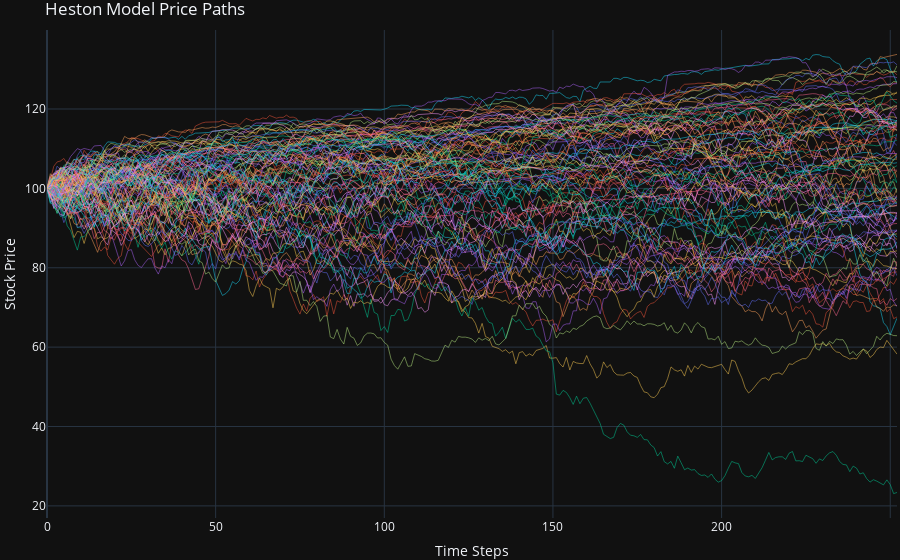

Notebook code cell kept with this figure:
### Code cell
import plotly.graph_objects as go

# Create a figure
fig = go.Figure()

num_paths = 100
# Add traces for each simulation path
for i in range(num_paths):
    fig.add_trace(go.Scatter(
        x=list(range(prices.shape[1])),
        y=prices[i],
        mode='lines',
        line=dict(width=1),
        opacity=0.5
    ))

# Update layout for a clean and visually stunning look
fig.update_layout(
    title='Heston Model Price Paths',
    xaxis_title='Time Steps',
    yaxis_title='Stock Price',
    template='plotly_dark',
    showlegend=False,
    margin=dict(l=0, r=0, t=30, b=0)
)

# Show the plot
fig.show()

### Figure 1 — Plotly figure (JSON) as saved in the notebook; plotly's stock layout.template omitted (floating-point values rounded to 4 significant figures; data arrays with more than 128 entries replaced by an {"elided": "..."} marker saying what was removed)
{"data": [{"line": {"width": 1}, "mode": "lines", "opacity": 0.5, "type": "scatter", "x": {"elided": "253 int values"}, "y": {"elided": "253 float values"}}, {"line": {"width": 1}, "mode": "lines", "opacity": 0.5, "type": "scatter", "x": {"elided": "253 int values"}, "y": {"elided": "253 float values"}}, {"line": {"width": 1}, "mode": "lines", "opacity": 0.5, "type": "scatter", "x": {"elided": "253 int values"}, "y": {"elided": "253 float values"}}, {"line": {"width": 1}, "mode": "lines", "opacity": 0.5, "type": "scatter", "x": {"elided": "253 int values"}, "y": {"elided": "253 float values"}}, {"line": {"width": 1}, "mode": "lines", "opacity": 0.5, "type": "scatter", "x": {"elided": "253 int values"}, "y": {"elided": "253 float values"}}, {"line": {"width": 1}, "mode": "lines", "opacity": 0.5, "type": "scatter", "x": {"elided": "253 int values"}, "y": {"elided": "253 float values"}}, {"line": {"width": 1}, "mode": "lines", "opacity": 0.5, "type": "scatter", "x": {"elided": "253 int values"}, "y": {"elided": "253 float values"}}, {"line": {"width": 1}, "mode": "lines", "opacity": 0.5, "type": "scatter", "x": {"elided": "253 int values"}, "y": {"elided": "253 float values"}}, {"line": {"width": 1}, "mode": "lines", "opacity": 0.5, "type": "scatter", "x": {"elided": "253 int values"}, "y": {"elided": "253 float values"}}, {"line": {"width": 1}, "mode": "lines", "opacity": 0.5, "type": "scatter", "x": {"elided": "253 int values"}, "y": {"elided": "253 float values"}}, {"line": {"width": 1}, "mode": "lines", "opacity": 0.5, "type": "scatter", "x": {"elided": "253 int values"}, "y": {"elided": "253 float values"}}, {"line": {"width": 1}, "mode": "lines", "opacity": 0.5, "type": "scatter", "x": {"elided": "253 int values"}, "y": {"elided": "253 float values"}}, {"line": {"width": 1}, "mode": "lines", "opacity": 0.5, "type": "scatter", "x": {"elided": "253 int values"}, "y": {"elided": "253 float values"}}, {"line": {"width": 1}, "mode": "lines", "opacity": 0.5, "type": "scatter", "x": {"elided": "253 int values"}, "y": {"elided": "253 float values"}}, {"line": {"width": 1}, "mode": "lines", "opacity": 0.5, "type": "scatter", "x": {"elided": "253 int values"}, "y": {"elided": "253 float values"}}, {"line": {"width": 1}, "mode": "lines", "opacity": 0.5, "type": "scatter", "x": {"elided": "253 int values"}, "y": {"elided": "253 float values"}}, {"line": {"width": 1}, "mode": "lines", "opacity": 0.5, "type": "scatter", "x": {"elided": "253 int values"}, "y": {"elided": "253 float values"}}, {"line": {"width": 1}, "mode": "lines", "opacity": 0.5, "type": "scatter", "x": {"elided": "253 int values"}, "y": {"elided": "253 float values"}}, {"line": {"width": 1}, "mode": "lines", "opacity": 0.5, "type": "scatter", "x": {"elided": "253 int values"}, "y": {"elided": "253 float values"}}, {"line": {"width": 1}, "mode": "lines", "opacity": 0.5, "type": "scatter", "x": {"elided": "253 int values"}, "y": {"elided": "253 float values"}}, {"line": {"width": 1}, "mode": "lines", "opacity": 0.5, "type": "scatter", "x": {"elided": "253 int values"}, "y": {"elided": "253 float values"}}, {"line": {"width": 1}, "mode": "lines", "opacity": 0.5, "type": "scatter", "x": {"elided": "253 int values"}, "y": {"elided": "253 float values"}}, {"line": {"width": 1}, "mode": "lines", "opacity": 0.5, "type": "scatter", "x": {"elided": "253 int values"}, "y": {"elided": "253 float values"}}, {"line": {"width": 1}, "mode": "lines", "opacity": 0.5, "type": "scatter", "x": {"elided": "253 int values"}, "y": {"elided": "253 float values"}}, {"line": {"width": 1}, "mode": "lines", "opacity": 0.5, "type": "scatter", "x": {"elided": "253 int values"}, "y": {"elided": "253 float values"}}, {"line": {"width": 1}, "mode": "lines", "opacity": 0.5, "type": "scatter", "x": {"elided": "253 int values"}, "y": {"elided": "253 float values"}}, {"line": {"width": 1}, "mode": "lines", "opacity": 0.5, "type": "scatter", "x": {"elided": "253 int values"}, "y": {"elided": "253 float values"}}, {"line": {"width": 1}, "mode": "lines", "opacity": 0.5, "type": "scatter", "x": {"elided": "253 int values"}, "y": {"elided": "253 float values"}}, {"line": {"width": 1}, "mode": "lines", "opacity": 0.5, "type": "scatter", "x": {"elided": "253 int values"}, "y": {"elided": "253 float values"}}, {"line": {"width": 1}, "mode": "lines", "opacity": 0.5, "type": "scatter", "x": {"elided": "253 int values"}, "y": {"elided": "253 float values"}}, {"line": {"width": 1}, "mode": "lines", "opacity": 0.5, "type": "scatter", "x": {"elided": "253 int values"}, "y": {"elided": "253 float values"}}, {"line": {"width": 1}, "mode": "lines", "opacity": 0.5, "type": "scatter", "x": {"elided": "253 int values"}, "y": {"elided": "253 float values"}}, {"line": {"width": 1}, "mode": "lines", "opacity": 0.5, "type": "scatter", "x": {"elided": "253 int values"}, "y": {"elided": "253 float values"}}, {"line": {"width": 1}, "mode": "lines", "opacity": 0.5, "type": "scatter", "x": {"elided": "253 int values"}, "y": {"elided": "253 float values"}}, {"line": {"width": 1}, "mode": "lines", "opacity": 0.5, "type": "scatter", "x": {"elided": "253 int values"}, "y": {"elided": "253 float values"}}, {"line": {"width": 1}, "mode": "lines", "opacity": 0.5, "type": "scatter", "x": {"elided": "253 int values"}, "y": {"elided": "253 float values"}}, {"line": {"width": 1}, "mode": "lines", "opacity": 0.5, "type": "scatter", "x": {"elided": "253 int values"}, "y": {"elided": "253 float values"}}, {"line": {"width": 1}, "mode": "lines", "opacity": 0.5, "type": "scatter", "x": {"elided": "253 int values"}, "y": {"elided": "253 float values"}}, {"line": {"width": 1}, "mode": "lines", "opacity": 0.5, "type": "scatter", "x": {"elided": "253 int values"}, "y": {"elided": "253 float values"}}, {"line": {"width": 1}, "mode": "lines", "opacity": 0.5, "type": "scatter", "x": {"elided": "253 int values"}, "y": {"elided": "253 float values"}}, {"line": {"width": 1}, "mode": "lines", "opacity": 0.5, "type": "scatter", "x": {"elided": "253 int values"}, "y": {"elided": "253 float values"}}, {"line": {"width": 1}, "mode": "lines", "opacity": 0.5, "type": "scatter", "x": {"elided": "253 int values"}, "y": {"elided": "253 float values"}}, {"line": {"width": 1}, "mode": "lines", "opacity": 0.5, "type": "scatter", "x": {"elided": "253 int values"}, "y": {"elided": "253 float values"}}, {"line": {"width": 1}, "mode": "lines", "opacity": 0.5, "type": "scatter", "x": {"elided": "253 int values"}, "y": {"elided": "253 float values"}}, {"line": {"width": 1}, "mode": "lines", "opacity": 0.5, "type": "scatter", "x": {"elided": "253 int values"}, "y": {"elided": "253 float values"}}, {"line": {"width": 1}, "mode": "lines", "opacity": 0.5, "type": "scatter", "x": {"elided": "253 int values"}, "y": {"elided": "253 float values"}}, {"line": {"width": 1}, "mode": "lines", "opacity": 0.5, "type": "scatter", "x": {"elided": "253 int values"}, "y": {"elided": "253 float values"}}, {"line": {"width": 1}, "mode": "lines", "opacity": 0.5, "type": "scatter", "x": {"elided": "253 int values"}, "y": {"elided": "253 float values"}}, {"line": {"width": 1}, "mode": "lines", "opacity": 0.5, "type": "scatter", "x": {"elided": "253 int values"}, "y": {"elided": "253 float values"}}, {"line": {"width": 1}, "mode": "lines", "opacity": 0.5, "type": "scatter", "x": {"elided": "253 int values"}, "y": {"elided": "253 float values"}}, {"line": {"width": 1}, "mode": "lines", "opacity": 0.5, "type": "scatter", "x": {"elided": "253 int values"}, "y": {"elided": "253 float values"}}, {"line": {"width": 1}, "mode": "lines", "opacity": 0.5, "type": "scatter", "x": {"elided": "253 int values"}, "y": {"elided": "253 float values"}}, {"line": {"width": 1}, "mode": "lines", "opacity": 0.5, "type": "scatter", "x": {"elided": "253 int values"}, "y": {"elided": "253 float values"}}, {"line": {"width": 1}, "mode": "lines", "opacity": 0.5, "type": "scatter", "x": {"elided": "253 int values"}, "y": {"elided": "253 float values"}}, {"line": {"width": 1}, "mode": "lines", "opacity": 0.5, "type": "scatter", "x": {"elided": "253 int values"}, "y": {"elided": "253 float values"}}, {"line": {"width": 1}, "mode": "lines", "opacity": 0.5, "type": "scatter", "x": {"elided": "253 int values"}, "y": {"elided": "253 float values"}}, {"line": {"width": 1}, "mode": "lines", "opacity": 0.5, "type": "scatter", "x": {"elided": "253 int values"}, "y": {"elided": "253 float values"}}, {"line": {"width": 1}, "mode": "lines", "opacity": 0.5, "type": "scatter", "x": {"elided": "253 int values"}, "y": {"elided": "253 float values"}}, {"line": {"width": 1}, "mode": "lines", "opacity": 0.5, "type": "scatter", "x": {"elided": "253 int values"}, "y": {"elided": "253 float values"}}, {"line": {"width": 1}, "mode": "lines", "opacity": 0.5, "type": "scatter", "x": {"elided": "253 int values"}, "y": {"elided": "253 float values"}}, {"line": {"width": 1}, "mode": "lines", "opacity": 0.5, "type": "scatter", "x": {"elided": "253 int values"}, "y": {"elided": "253 float values"}}, {"line": {"width": 1}, "mode": "lines", "opacity": 0.5, "type": "scatter", "x": {"elided": "253 int values"}, "y": {"elided": "253 float values"}}, {"line": {"width": 1}, "mode": "lines", "opacity": 0.5, "type": "scatter", "x": {"elided": "253 int values"}, "y": {"elided": "253 float values"}}, {"line": {"width": 1}, "mode": "lines", "opacity": 0.5, "type": "scatter", "x": {"elided": "253 int values"}, "y": {"elided": "253 float values"}}, {"line": {"width": 1}, "mode": "lines", "opacity": 0.5, "type": "scatter", "x": {"elided": "253 int values"}, "y": {"elided": "253 float values"}}, {"line": {"width": 1}, "mode": "lines", "opacity": 0.5, "type": "scatter", "x": {"elided": "253 int values"}, "y": {"elided": "253 float values"}}, {"line": {"width": 1}, "mode": "lines", "opacity": 0.5, "type": "scatter", "x": {"elided": "253 int values"}, "y": {"elided": "253 float values"}}, {"line": {"width": 1}, "mode": "lines", "opacity": 0.5, "type": "scatter", "x": {"elided": "253 int values"}, "y": {"elided": "253 float values"}}, {"line": {"width": 1}, "mode": "lines", "opacity": 0.5, "type": "scatter", "x": {"elided": "253 int values"}, "y": {"elided": "253 float values"}}, {"line": {"width": 1}, "mode": "lines", "opacity": 0.5, "type": "scatter", "x": {"elided": "253 int values"}, "y": {"elided": "253 float values"}}, {"line": {"width": 1}, "mode": "lines", "opacity": 0.5, "type": "scatter", "x": {"elided": "253 int values"}, "y": {"elided": "253 float values"}}, {"line": {"width": 1}, "mode": "lines", "opacity": 0.5, "type": "scatter", "x": {"elided": "253 int values"}, "y": {"elided": "253 float values"}}, {"line": {"width": 1}, "mode": "lines", "opacity": 0.5, "type": "scatter", "x": {"elided": "253 int values"}, "y": {"elided": "253 float values"}}, {"line": {"width": 1}, "mode": "lines", "opacity": 0.5, "type": "scatter", "x": {"elided": "253 int values"}, "y": {"elided": "253 float values"}}, {"line": {"width": 1}, "mode": "lines", "opacity": 0.5, "type": "scatter", "x": {"elided": "253 int values"}, "y": {"elided": "253 float values"}}, {"line": {"width": 1}, "mode": "lines", "opacity": 0.5, "type": "scatter", "x": {"elided": "253 int values"}, "y": {"elided": "253 float values"}}, {"line": {"width": 1}, "mode": "lines", "opacity": 0.5, "type": "scatter", "x": {"elided": "253 int values"}, "y": {"elided": "253 float values"}}, {"line": {"width": 1}, "mode": "lines", "opacity": 0.5, "type": "scatter", "x": {"elided": "253 int values"}, "y": {"elided": "253 float values"}}, {"line": {"width": 1}, "mode": "lines", "opacity": 0.5, "type": "scatter", "x": {"elided": "253 int values"}, "y": {"elided": "253 float values"}}, {"line": {"width": 1}, "mode": "lines", "opacity": 0.5, "type": "scatter", "x": {"elided": "253 int values"}, "y": {"elided": "253 float values"}}, {"line": {"width": 1}, "mode": "lines", "opacity": 0.5, "type": "scatter", "x": {"elided": "253 int values"}, "y": {"elided": "253 float values"}}, {"line": {"width": 1}, "mode": "lines", "opacity": 0.5, "type": "scatter", "x": {"elided": "253 int values"}, "y": {"elided": "253 float values"}}, {"line": {"width": 1}, "mode": "lines", "opacity": 0.5, "type": "scatter", "x": {"elided": "253 int values"}, "y": {"elided": "253 float values"}}, {"line": {"width": 1}, "mode": "lines", "opacity": 0.5, "type": "scatter", "x": {"elided": "253 int values"}, "y": {"elided": "253 float values"}}, {"line": {"width": 1}, "mode": "lines", "opacity": 0.5, "type": "scatter", "x": {"elided": "253 int values"}, "y": {"elided": "253 float values"}}, {"line": {"width": 1}, "mode": "lines", "opacity": 0.5, "type": "scatter", "x": {"elided": "253 int values"}, "y": {"elided": "253 float values"}}, {"line": {"width": 1}, "mode": "lines", "opacity": 0.5, "type": "scatter", "x": {"elided": "253 int values"}, "y": {"elided": "253 float values"}}, {"line": {"width": 1}, "mode": "lines", "opacity": 0.5, "type": "scatter", "x": {"elided": "253 int values"}, "y": {"elided": "253 float values"}}, {"line": {"width": 1}, "mode": "lines", "opacity": 0.5, "type": "scatter", "x": {"elided": "253 int values"}, "y": {"elided": "253 float values"}}, {"line": {"width": 1}, "mode": "lines", "opacity": 0.5, "type": "scatter", "x": {"elided": "253 int values"}, "y": {"elided": "253 float values"}}, {"line": {"width": 1}, "mode": "lines", "opacity": 0.5, "type": "scatter", "x": {"elided": "253 int values"}, "y": {"elided": "253 float values"}}, {"line": {"width": 1}, "mode": "lines", "opacity": 0.5, "type": "scatter", "x": {"elided": "253 int values"}, "y": {"elided": "253 float values"}}, {"line": {"width": 1}, "mode": "lines", "opacity": 0.5, "type": "scatter", "x": {"elided": "253 int values"}, "y": {"elided": "253 float values"}}, {"line": {"width": 1}, "mode": "lines", "opacity": 0.5, "type": "scatter", "x": {"elided": "253 int values"}, "y": {"elided": "253 float values"}}, {"line": {"width": 1}, "mode": "lines", "opacity": 0.5, "type": "scatter", "x": {"elided": "253 int values"}, "y": {"elided": "253 float values"}}, {"line": {"width": 1}, "mode": "lines", "opacity": 0.5, "type": "scatter", "x": {"elided": "253 int values"}, "y": {"elided": "253 float values"}}, {"line": {"width": 1}, "mode": "lines", "opacity": 0.5, "type": "scatter", "x": {"elided": "253 int values"}, "y": {"elided": "253 float values"}}, {"line": {"width": 1}, "mode": "lines", "opacity": 0.5, "type": "scatter", "x": {"elided": "253 int values"}, "y": {"elided": "253 float values"}}, {"line": {"width": 1}, "mode": "lines", "opacity": 0.5, "type": "scatter", "x": {"elided": "253 int values"}, "y": {"elided": "253 float values"}}, {"line": {"width": 1}, "mode": "lines", "opacity": 0.5, "type": "scatter", "x": {"elided": "253 int values"}, "y": {"elided": "253 float values"}}], "layout": {"margin": {"b": 0, "l": 0, "r": 0, "t": 30}, "showlegend": false, "title": {"text": "Heston Model Price Paths"}, "xaxis": {"title": {"text": "Time Steps"}}, "yaxis": {"title": {"text": "Stock Price"}}}}
